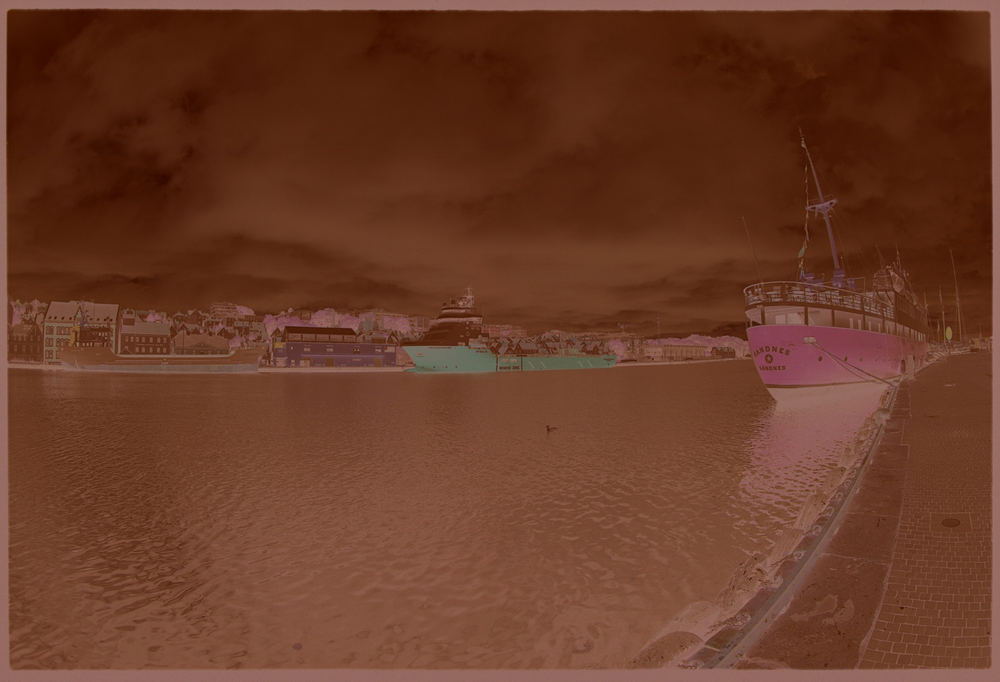
#> input picture software/legacy/Image_integration&Post_Processing/output_demo/stitched_raw.png, 1000 x 682 px, shrunk from 2048 x 1396 before the run
$ python -i negative_pipeline.py   (imports and definitions only)
#> lines starting #> are read from the running program, lines starting #| are printed output that depends on the picture
#> further down, picture is the input picture: shape (682, 1000, 3); mean B, G, R 38.7, 58.9, 105.4
#!/usr/bin/env python
"""
Demo image pipeline for overlapping negative-film tiles.

Stages:
1) Stitch tiles into one raw image using overlap-aware feather blending.
2) Invert colors (negative -> positive).
3) Restore color/contrast with white balance + tonal enhancement.
4) Build a selective cast-suppression mask and desaturate only where needed.
"""

from __future__ import annotations

import argparse
import csv
import json
from dataclasses import dataclass
from pathlib import Path
from typing import Iterable

import cv2
import numpy as np


@dataclass(frozen=True)
class TileRecord:
    row: int
    col: int
    filename: str
    left: int
    top: int
    right: int
    bottom: int


@dataclass(frozen=True)
class ManifestInfo:
    records: list[TileRecord]
    overlap_x: int | None
    overlap_y: int | None


# [44 lines left out: functions parse_manifest, load_metadata_overlap, not called in this run]


def iter_rows(records: Iterable[TileRecord]) -> int:
    return max(r.row for r in records)


def iter_cols(records: Iterable[TileRecord]) -> int:
    return max(r.col for r in records)


# [80 lines left out: functions build_weight_map, stitch_tiles, not called in this run]


def invert_negative(image_bgr: np.ndarray) -> np.ndarray:
    return 255 - image_bgr


# [34 lines left out: functions apply_white_balance, stretch_channel_percentiles, not called in this run]


def apply_luminance_clahe(
    image_bgr: np.ndarray,
    clip_limit: float = 1.4,
    tile_grid: int = 8,
) -> np.ndarray:
#> called with clip_limit = 1.4, tile_grid = 8
    lab = cv2.cvtColor(image_bgr, cv2.COLOR_BGR2LAB)
#> lab: shape (682, 1000, 3); mean of channels 0, 1, 2 76.6, 146.7, 149.2
    l, a, b = cv2.split(lab)
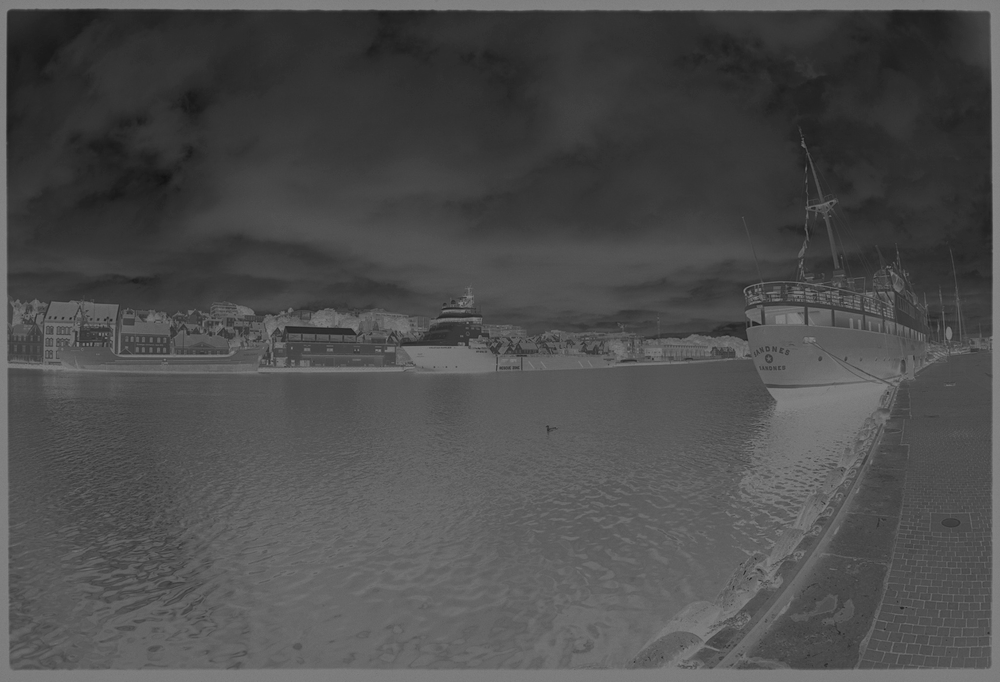
#> l: shape (682, 1000); min 18, max 137, mean 76.6
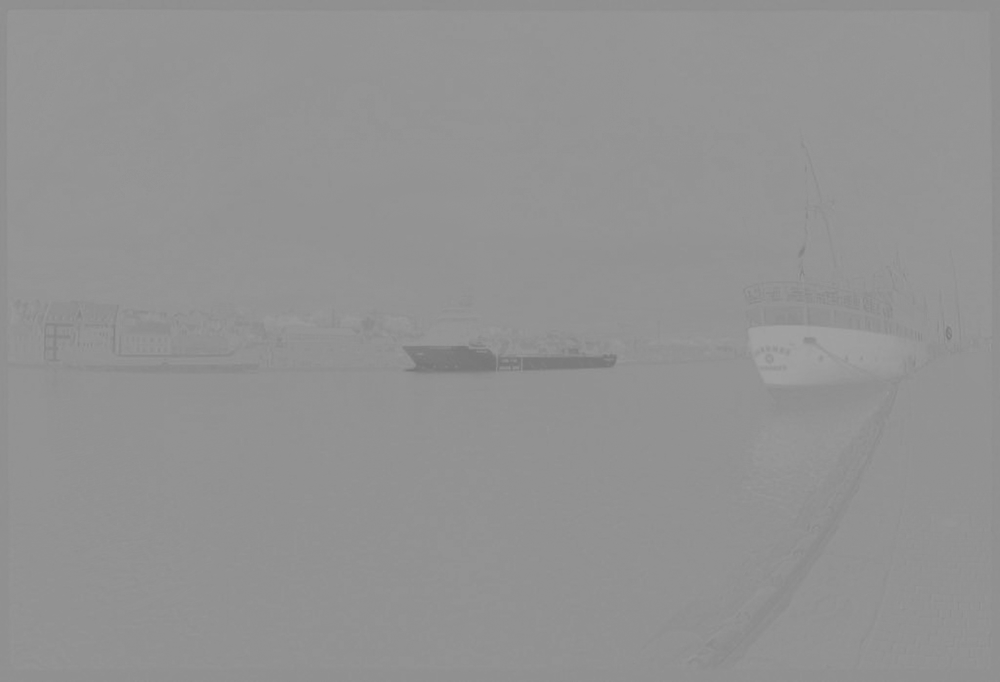
#> a: shape (682, 1000); min 117, max 163, mean 146.7
    clahe = cv2.createCLAHE(clipLimit=clip_limit, tileGridSize=(tile_grid, tile_grid))
    l_out = clahe.apply(l)
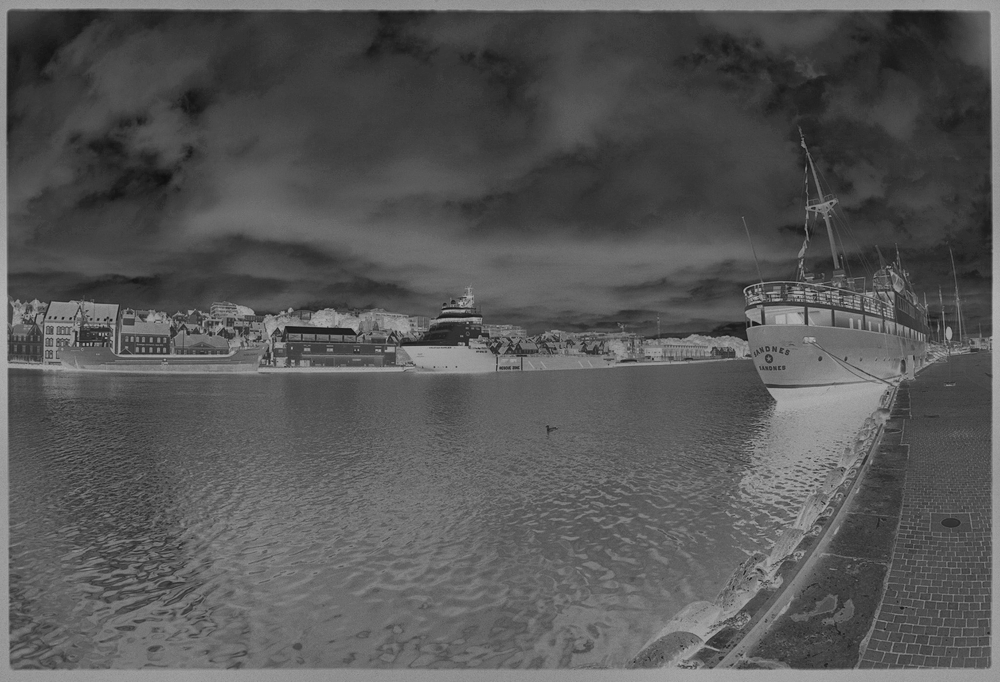
#> l_out: shape (682, 1000); min 15, max 181, mean 86.5
    return cv2.cvtColor(cv2.merge((l_out, a, b)), cv2.COLOR_LAB2BGR)
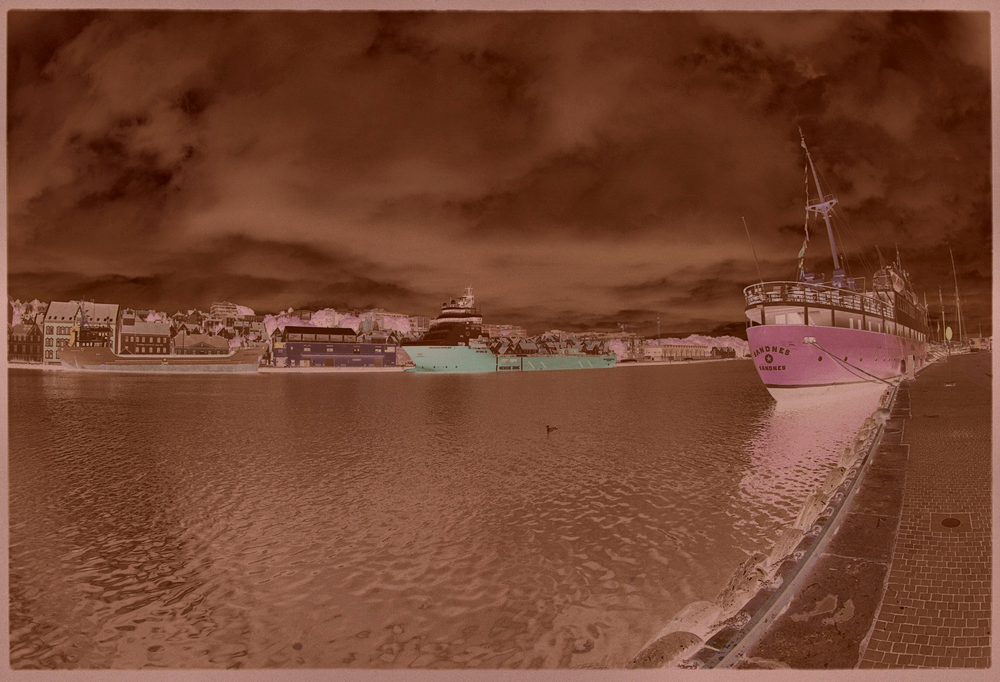
#> returned value: shape (682, 1000, 3); mean B, G, R 47.8, 68.1, 115.8


# [200 lines left out: functions build_cast_suppression_mask, apply_selective_desaturation, apply_unsharp_mask, parse_args, main, not called in this run]


# [2 lines not run here, left out]

>>> import cv2
>>> picture = cv2.imread('../Image_integration&Post_Processing/output_demo/stitched_raw.png')
>>> result = apply_luminance_clahe(picture)

$ run again, on Image_integration&Post_Processing/Negative_example/norway_split_40_overlap/tile_r01_c02_02.png
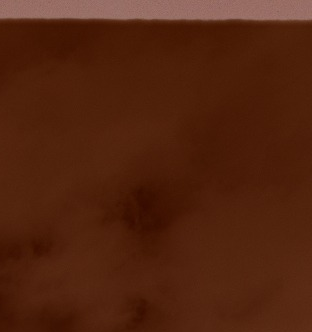
#> input picture Image_integration&Post_Processing/Negative_example/norway_split_40_overlap/tile_r01_c02_02.png, 312 x 332 px
#> picture is the input picture: shape (332, 312, 3); mean B, G, R 15.1, 36, 82
#> lab: shape (332, 312, 3); mean of channels 0, 1, 2 51.9, 148, 150.5
#> in apply_luminance_clahe, `l_out = clahe.apply(l)`:
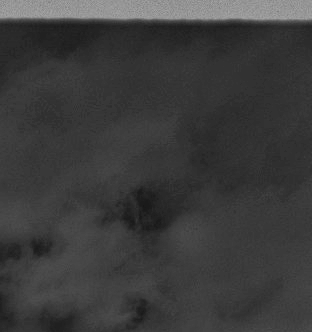
#> l_out: shape (332, 312); min 22, max 167, mean 60.1
#> in apply_luminance_clahe, `return cv2.cvtColor(cv2.merge((l_out, a, b)), cv2.COLOR_LAB2BGR)`:
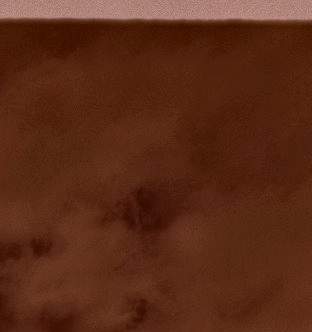
#> returned value: shape (332, 312, 3); mean B, G, R 23, 43.3, 90.2
